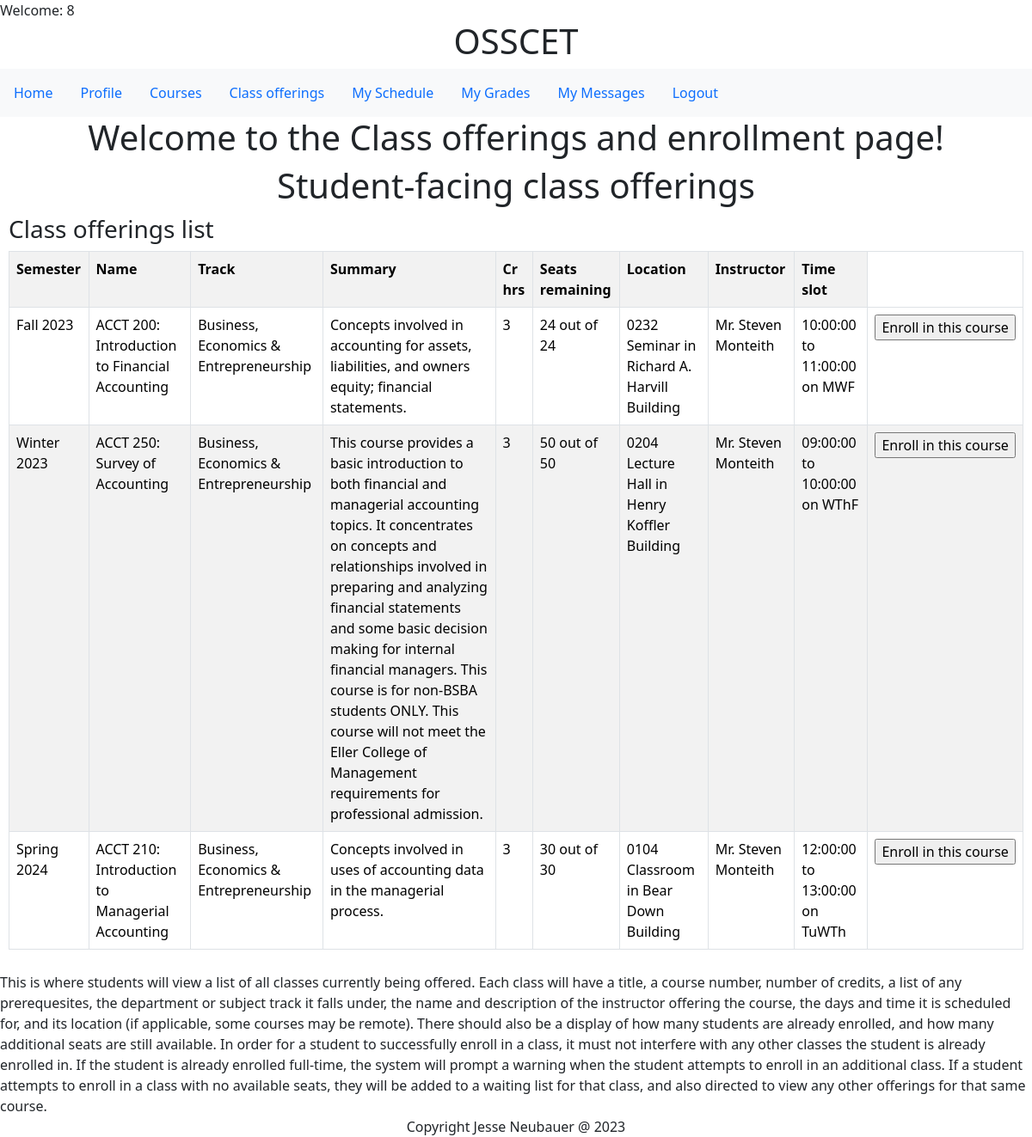
The app's page /classes.php (signed in) with its own data.
### tables this page shows
CREATE TABLE `offerings` (
  `class_id` bigint(20) NOT NULL,
  `course_id` varchar(10) NOT NULL,
  `teacher_id` varchar(20) NOT NULL,
  `room_id` varchar(10) NOT NULL,
  `occupancy` int(11) DEFAULT NULL,
  `vacancies` int(11) DEFAULT NULL,
  `semester_name` varchar(50) NOT NULL,
  `start_time` time NOT NULL,
  `end_time` time NOT NULL,
  `monday` tinyint(1) DEFAULT NULL,
  `tuesday` tinyint(1) DEFAULT NULL,
  `wednesday` tinyint(1) DEFAULT NULL,
  `thursday` tinyint(1) DEFAULT NULL,
  `friday` tinyint(1) DEFAULT NULL,
  `saturday` tinyint(1) DEFAULT NULL,
  `sunday` tinyint(1) DEFAULT NULL
);

CREATE TABLE `semesters` (
  `semester_name` varchar(50) NOT NULL,
  `start_date` date NOT NULL,
  `end_date` date NOT NULL
);

CREATE TABLE `courses` (
  `course_id` varchar(10) NOT NULL,
  `course_name` varchar(100) NOT NULL,
  `summary` varchar(1000) DEFAULT NULL,
  `credits` int(11) NOT NULL,
  `track_id` int(11) NOT NULL,
  `prerequesites` tinyint(1) DEFAULT NULL,
  `default_max_capacity` int(11) DEFAULT NULL
);

CREATE TABLE `subject_tracks` (
  `track_id` int(11) NOT NULL,
  `track_name` varchar(45) NOT NULL
);

CREATE TABLE `rooms` (
  `room_id` varchar(10) NOT NULL,
  `room_name` varchar(45) NOT NULL,
  `building_name` varchar(200) DEFAULT NULL,
  `capacity` int(11) NOT NULL,
  `ada_accessible` tinyint(1) DEFAULT NULL,
  `building_address` varchar(200) DEFAULT NULL
);

CREATE TABLE `teachers` (
  `user_id` int(11) NOT NULL,
  `teacher_id` varchar(20) NOT NULL,
  `password` varchar(45) NOT NULL,
  `role_id` int(11) DEFAULT NULL,
  `email` varchar(45) DEFAULT NULL,
  `phone` varchar(45) DEFAULT NULL,
  `prefix` varchar(5) DEFAULT NULL,
  `first_name` varchar(45) NOT NULL,
  `last_name` varchar(45) NOT NULL,
  `ssn` varchar(20) DEFAULT NULL,
  `bank_account_number` int(11) DEFAULT NULL,
  `bank_routing_number` int(11) DEFAULT NULL,
  `hire_date` date NOT NULL DEFAULT current_timestamp(),
  `mailing_address` varchar(500) DEFAULT NULL,
  `salary` double DEFAULT NULL,
  `bio_summary` varchar(1000) DEFAULT NULL
);

### classes_student.php (the view, shortened to what this page needs)
<!DOCTYPE html>
<html lang="en">
<head>
</head>
<body>
<div class="container text-center">
<h1>Student-facing class offerings</h1>
</div>
<!DOCTYPE html>
<html lang="en">
<head>
</head>
<body>
    <div class="bs-example">
            <div class="row">
                <div class="col-md-12">
                    <div class="page-header clearfix">
                        <h3 class="pull-left">Class offerings list</h3>
                    </div>
                    <?php
                    include_once 'db.php';
                    $result = mysqli_query($conn,"SELECT * FROM offerings
                    INNER JOIN rooms on offerings.room_id=rooms.room_id
                    INNER JOIN teachers ON offerings.teacher_id=teachers.teacher_id
                    INNER JOIN courses ON offerings.course_id=courses.course_id
                    INNER JOIN subject_tracks ON courses.track_id=subject_tracks.track_id
                    INNER JOIN semesters ON offerings.semester_name=semesters.semester_name ORDER BY `start_date`");
                    if ($result->num_rows > 0) {
                    ?>
                      <table class='table table-bordered table-striped'>
                       <th>Semester</th>
                       <th>Name</th>
                       <th>Track</th>
                        <th>Summary</th>
                        <th>Cr hrs</th>
                        <th>Seats remaining</th>
                        <th>Location</th>
                        <th>Instructor</th>
                        <th>Time slot</th>
                    <?php
                    while($row = mysqli_fetch_array($result)) {
                        $teacher_name = $row['prefix'] . ' ' . $row['first_name'] . ' ' . $row['last_name'];
                        $location = $row['room_name'] . ' in ' . $row['building_name'];
                        $class_days = "";
                        if($row['monday'] == 1){$class_days = $class_days . 'M';}
                        if($row['tuesday'] == 1){$class_days = $class_days . 'Tu';}
                        if($row['wednesday'] == 1){$class_days = $class_days . 'W';}
                        if($row['thursday'] == 1){$class_days = $class_days . 'Th';}
                        if($row['friday'] == 1){$class_days = $class_days . 'F';}
                        $time_slot = $row['start_time'] . ' to ' . $row['end_time'] . ' on ' . $class_days;
                    ?>
                    <tr>
                        <td><?php echo $row["semester_name"]; ?></td>
                        <td><?php echo $row["course_id"]; echo ': '; echo $row["course_name"]; ?></td>
                        <td><?php echo $row["track_name"]; ?></td>
                        <td><?php echo $row["summary"]; ?></td>
                        <td><?php echo $row["credits"]; ?></td>
                        <td><?php echo $row["vacancies"]; echo " out of "; echo $row["occupancy"]; ?></td>
                        <td><?php echo $location; ?></td>
                        <td><?php echo $teacher_name; ?></td>
                        <td><?php echo $time_slot; ?></td>
                        <td><form method="POST" action="classes.php"><input type="hidden" name="class_id" value="<?php echo $row['class_id'] ?>"><input type="submit" name="enroll" value="Enroll in this course"></form></td>
                    </tr>
                    <?php
                    }
                    ?>
                    </table>
                     <?php
                    }
                    else{
                        echo "No result found";
                    }
                    ?>
                </div>
            </div>
    </div>
<div>
    This is where students will view a list of all classes currently being offered.
    Each class will have a title, a course number, number of credits, a list of any prerequesites, the department or subject track it falls under,
    the name and description of the instructor offering the course, the days and time it is scheduled for, and its location (if applicable, some courses may be remote).
    There should also be a display of how many students are already enrolled, and how many additional seats are still available.
    In order for a student to successfully enroll in a class, it must not interfere with any other classes the student is already enrolled in.
    If the student is already enrolled full-time, the system will prompt a warning when the student attempts to enroll in an additional class.
    If a student attempts to enroll in a class with no available seats, they will be added to a waiting list for that class,
    and also directed to view any other offerings for that same course.
</div>
</body>
</html>

### classes_student.php (style rules this page uses)
.bs-example { margin: 10px; }

### records on screen
offerings: semesters.semester_name "Fall 2023", course.course_id "ACCT 200", course.course_name "Introduction to Financial Accounting", subject_tracks.track_name "Business, Economics & Entrepreneurship", course.summary "Concepts involved in accounting for assets, liabilities, and owners equity; financial statements.", course.credits "3", vacancies "24", occupancy "24", room.building_name "0232 Seminar in Richard A. Harvill Building", teachers.prefix+first_name+last_name "Mr. Steven Monteith", time_slot "10:00:00 to 11:00:00 on MWF"
offerings: semesters.semester_name "Winter 2023", course.course_id "ACCT 250", course.course_name "Survey of Accounting", subject_tracks.track_name "Business, Economics & Entrepreneurship", course.summary "This course provides a basic introduction to both financial and managerial accounting topics. It concentrates on concepts and relationships involved in preparing and analyzing financial statements and some basic decision making for internal financial managers. This course is for non-BSBA students ONLY. This course will not meet the Eller College of Management requirements for professional admission.", course.credits "3", vacancies "50", occupancy "50", room.building_name "0204 Lecture Hall in Henry Koffler Building", teachers.prefix+first_name+last_name "Mr. Steven Monteith", time_slot "09:00:00 to 10:00:00 on WThF"
offerings: semesters.semester_name "Spring 2024", course.course_id "ACCT 210", course.course_name "Introduction to Managerial Accounting", subject_tracks.track_name "Business, Economics & Entrepreneurship", course.summary "Concepts involved in uses of accounting data in the managerial process.", course.credits "3", vacancies "30", occupancy "30", room.building_name "0104 Classroom in Bear Down Building", teachers.prefix+first_name+last_name "Mr. Steven Monteith", time_slot "12:00:00 to 13:00:00 on TuWTh"

### other values on screen
$_SESSION['username'] "8"
